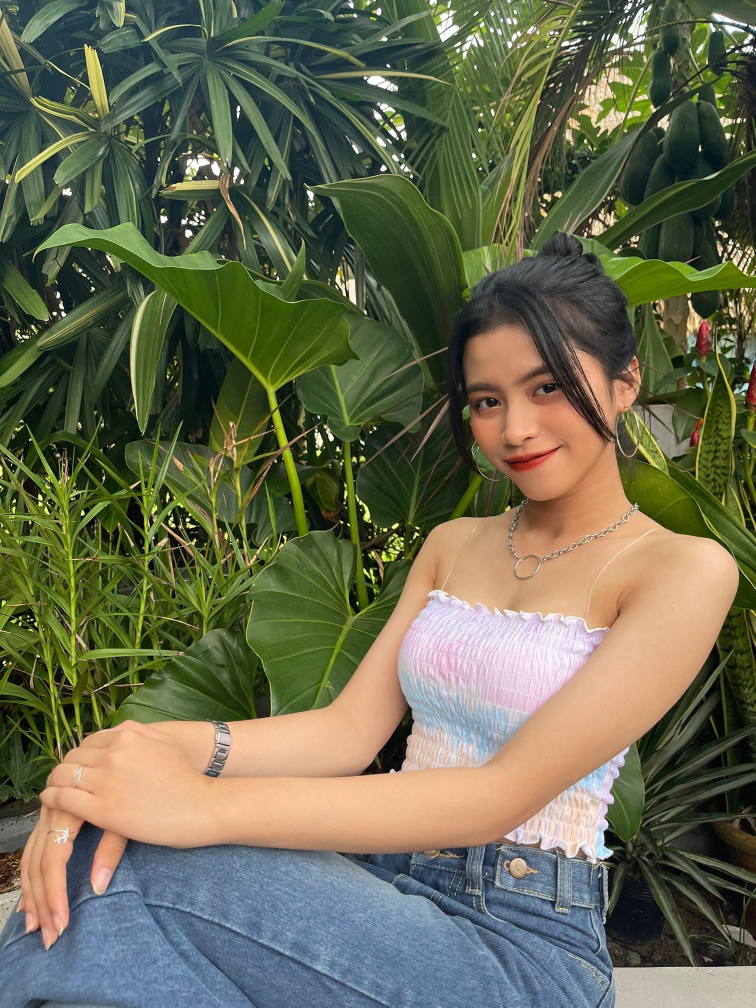
#> input picture BTLT Tuan 6/img/img.jpg, 1511 x 2015 px (shown at 1/2 size)
$ jupyter execute 'Seam Carving Step by Step.ipynb'
#> lines starting #> are read from the running program, lines starting #| are printed output that depends on the picture
[cell 1]
import numpy as np
import cv2
import numpy as np
from matplotlib import pyplot as plt

[cell 2]
img = cv2.imread("img/img.jpg", cv2.IMREAD_GRAYSCALE)
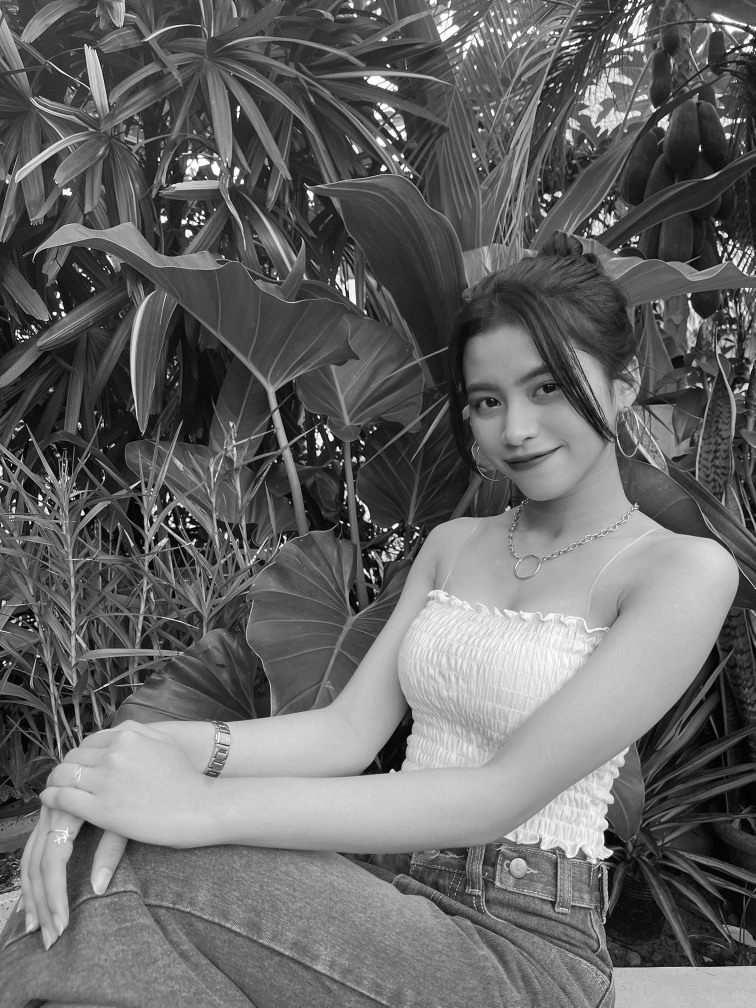
#> img: shape (2015, 1511) (shown at 1/2 size); min 0, max 255, mean 102.7
plt.imshow(img, cmap='gray')
plt.show()

[cell 3]
def derivative(X, direction):
#> called with direction = 0
    if(direction == 0):
        for idx in range(X.shape[0] - 1):
            X[idx,0:X.shape[1]] = X[idx, 0:X.shape[1]] - X[idx + 1, 0:X.shape[1]]
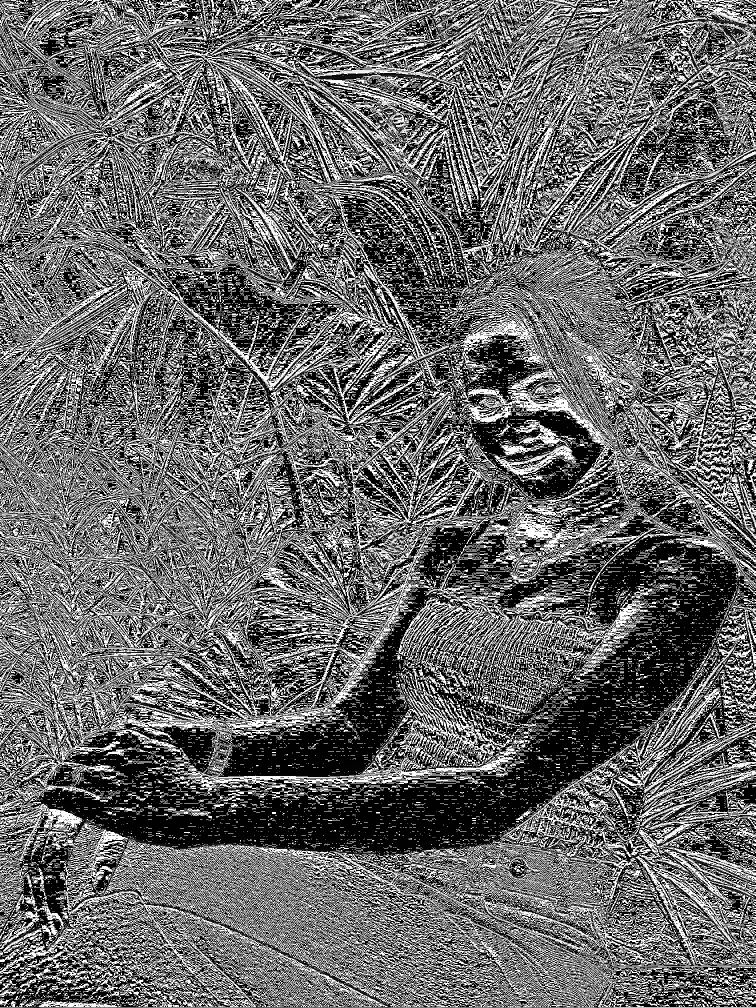
#> X: shape (2015, 1511) (shown at 1/2 size); min 0, max 255, mean 104.1
    else:
        for idx in range(X.shape[1] - 1):
            X[0:X.shape[0], idx] = X[0:X.shape[0], idx] - X[0:X.shape[0], idx + 1]
    return X

imgX = derivative(img.copy(), 0)
imgY = derivative(img.copy(), 1)
#> call 2 of derivative, with direction = 1
#> after the loop in derivative (call 2), `for idx in range(X.shape[1] - 1):`:
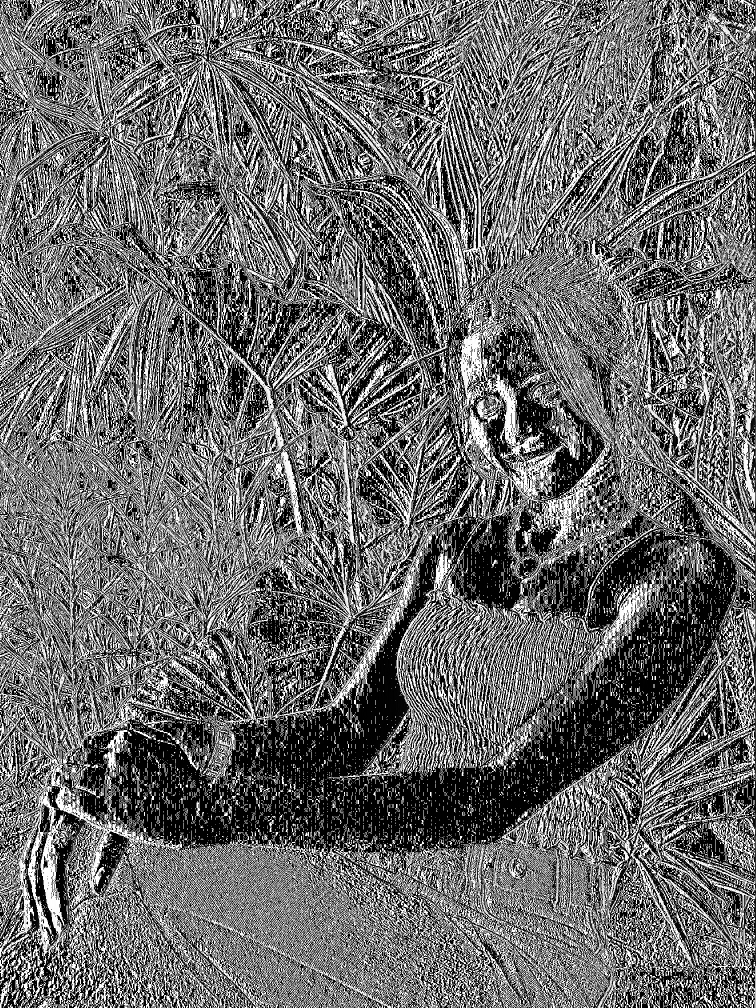
#> X: shape (2015, 1511) (shown at 1/2 size); min 0, max 255, mean 106.2

def energy(X, Y):
    D = X[:] + Y[:]
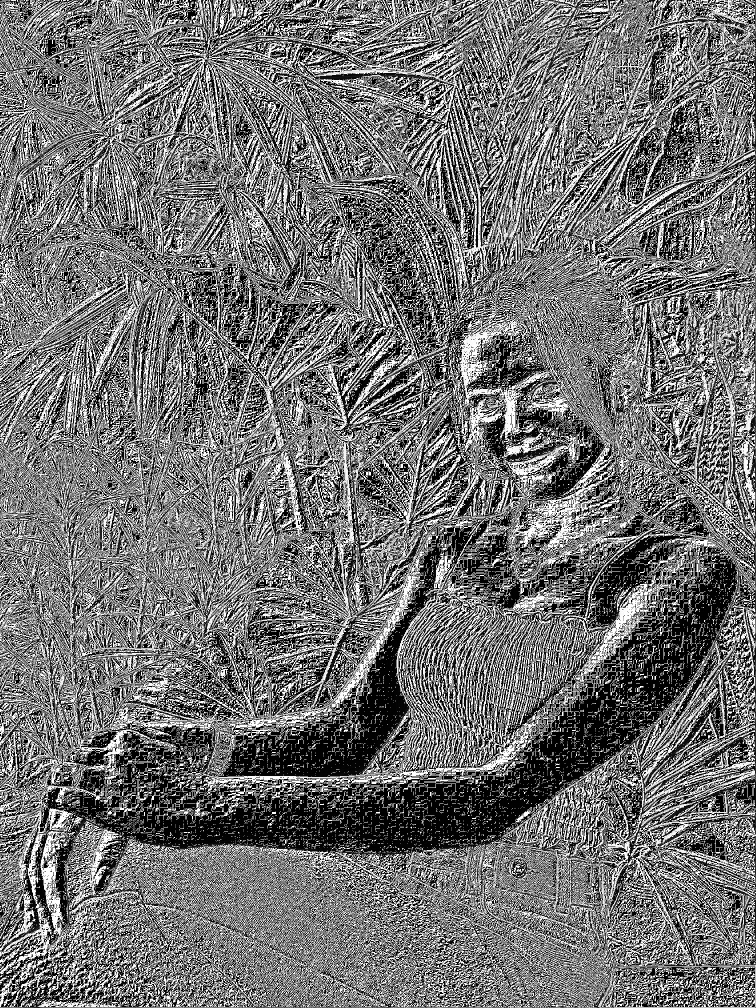
#> D: shape (2015, 1511) (shown at 1/2 size); min 0, max 255, mean 113.5
    return D

energy_matrix = np.array(energy(imgX, imgY))
plt.imshow(energy_matrix, cmap='gray')
plt.show()

[cell 4]
M = [[0 for x in range(img.shape[1])] for y in range(img.shape[0])]
print(np.shape(M))
#| (2015, 1511)
print(np.shape(energy_matrix))
#| (2015, 1511)
print(img.shape[0])
#| 2015
for idy in range(img.shape[1]):
    M[0][idy] = energy_matrix[0][idy]
#> after the loop, M = 2015 items
for idx in range(1,img.shape[0]):
    for idy in range(img.shape[1]):
        v1 = M[idx-1][idy] if idx-1 >= 0 else 10000000
        v2 = M[idx-1][idy-1] if idx -1 >= 0 and idy - 1 > 0 else 10000000
        v3 = M[idx-1][idy+1] if idx -1 >= 0 and idy + 1 < img.shape[1] else 10000000
        M[idx][idy] = min(v1,v2,v3) + int(energy_matrix[idx][idy])
print(np.min(M[:-1]))
#| 0
print(np.max(M[:-1]))
#| 23917
plt.imshow(M, cmap='gray')
plt.show()
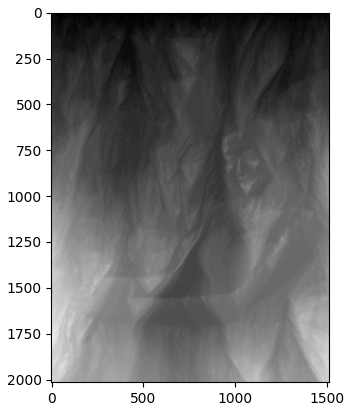
#> figure drawn by matplotlib, 1 panel

[cell 5]
idy = 0
val = 1000000000
t = img.shape[0] - 1
#> t = 2014
for id in range(img.shape[1]):
    if M[t][id] < val:
        val = M[t][id]
        idy = id
#> this loop made 1511 passes
#> val on passes 1, 2, 7, 8, 16, 17, 43, 44, 45, 46, 47, 48: 19957, 19706, 19705, 19432, 19425, 19399, 19190, 18021, 17826, 17820, 17802, 17747
#> after the loop, idy = 659; val = 10544
print("min index: ", idy)
#| min index:  659
print("img value at min index - 2: ", img[img.shape[0]-1, idy - 2])
#| img value at min index - 2:  132
print("img value at min index - 1: ", img[img.shape[0]-1, idy - 1])
#| img value at min index - 1:  98
print("img value at min index: ", img[img.shape[0]-1, idy])
#| img value at min index:  91
print("img value at min index + 1: ", img[img.shape[0]-1, idy + 1])
#| img value at min index + 1:  108
print("img value at min index + 2: ", img[img.shape[0]-1, idy + 2])
#| img value at min index + 2:  102
seam_path = [[0 for x in range(img.shape[1])] for y in range(img.shape[0])]
while (t > 0):
    seam_path[t][idy] = 255
    v1 = M[t-1][idy] if t - 1 >= 0 else 10000000
    v2 = M[t-1][idy-1] if t -1 >= 0 and idy - 1 > 0 else 10000000
    v3 = M[t-1][idy+1] if t -1 >= 0 and idy + 1 < img.shape[1] else 10000000
    t -= 1
    if(v1 > v2 and v1 > v3):
        continue
    if(v2 > v1 and v2 > v3):
        idy -= 1
        continue
    if(v3 > v1 and v3 > v2):
        idy += 1
        continue
#> this loop made 2014 passes
#> (v1, v2, v3, idy) on passes 1, 2, 3, 4, 5, 6, 8, 10, 11, 12, 13, 15: (10474, 10489, 10470, 658), (10732, 10734, 10487, 657), (11214, 11256, 10727, 656), (11029, 11022, 11035, 657), (10786, 10794, 11216, 658), (10965, 11031, 10973, 657), (10714, 10958, 10724, 656), (10752, 10756, 10765, 657), (10759, 10511, 10939, 658), (10932, 10959, 10696, 657), (10717, 10726, 10936, 658), (10440, 10470, 10662, 659)
#> (v1, v2, v3) on passes 7, 9, 14, 17, 22, 26: (10941, 10779, 10934), (10975, 10772, 10703), (10692, 10691, 10692), (10670, 10434, 10658), (10618, 10408, 10427), (11337, 10833, 11238)
#> after the loop, idy = 634; seam_path = 2015 items; t = 0
plt.imshow(seam_path, cmap='gray')
plt.show()
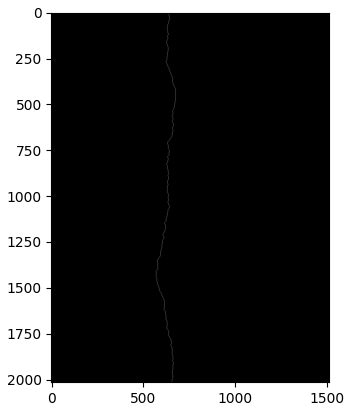
#> figure drawn by matplotlib, 1 panel

[cell 6]
for idx in range(img.shape[0]):
    flag = False
    for idy in range(img.shape[1]):
        if seam_path[idx][idy] == 255:
            img[idx, idy:] = np.append(img[idx, idy + 1:],0)
            flag = True
        if(flag):
            break

print("img value at min index - 2: ", img[img.shape[0] - 1,657])
#| img value at min index - 2:  132
print("img value at min index - 1: ", img[img.shape[0] - 1,658])
#| img value at min index - 1:  98
print("img value at min index: ", img[img.shape[0] - 1,659])
#| img value at min index:  108
print("img value at min index + 1: ", img[img.shape[0] - 1,660])
#| img value at min index + 1:  102
print("img value at min index + 2: ", img[img.shape[0] - 1,661])
#| img value at min index + 2:  105
plt.imshow(img, cmap='gray')
plt.show()
